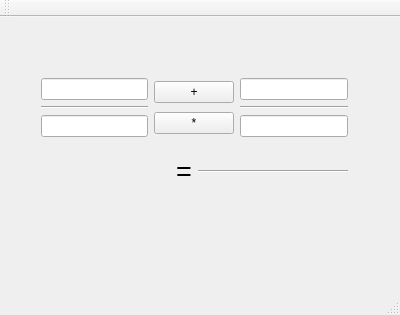
<?xml version="1.0" encoding="UTF-8"?>
<ui version="4.0">
 <class>MainWindow</class>
 <widget class="QMainWindow" name="MainWindow">
  <property name="geometry">
   <rect>
    <x>0</x>
    <y>0</y>
    <width>400</width>
    <height>315</height>
   </rect>
  </property>
  <property name="windowTitle">
   <string>MainWindow</string>
  </property>
  <widget class="QWidget" name="centralWidget">
   <widget class="QWidget" name="">
    <property name="geometry">
     <rect>
      <x>30</x>
      <y>50</y>
      <width>329</width>
      <height>144</height>
     </rect>
    </property>
    <layout class="QVBoxLayout" name="verticalLayout_5">
     <item>
      <layout class="QHBoxLayout" name="horizontalLayout">
       <item>
        <layout class="QVBoxLayout" name="verticalLayout">
         <item>
          <widget class="QLineEdit" name="lhs_numerator"/>
         </item>
         <item>
          <widget class="Line" name="line">
           <property name="font">
            <font>
             <pointsize>20</pointsize>
            </font>
           </property>
           <property name="orientation">
            <enum>Qt::Horizontal</enum>
           </property>
          </widget>
         </item>
         <item>
          <widget class="QLineEdit" name="lhs_denominator"/>
         </item>
        </layout>
       </item>
       <item>
        <layout class="QVBoxLayout" name="verticalLayout_3">
         <item>
          <widget class="QPushButton" name="plusButton">
           <property name="text">
            <string>+</string>
           </property>
          </widget>
         </item>
         <item>
          <widget class="QPushButton" name="timesButton">
           <property name="text">
            <string>*</string>
           </property>
          </widget>
         </item>
        </layout>
       </item>
       <item>
        <layout class="QVBoxLayout" name="verticalLayout_2">
         <item>
          <widget class="QLineEdit" name="rhs_numerator"/>
         </item>
         <item>
          <widget class="Line" name="line_2">
           <property name="font">
            <font>
             <pointsize>20</pointsize>
            </font>
           </property>
           <property name="orientation">
            <enum>Qt::Horizontal</enum>
           </property>
          </widget>
         </item>
         <item>
          <widget class="QLineEdit" name="rhs_denominator"/>
         </item>
        </layout>
       </item>
      </layout>
     </item>
     <item>
      <layout class="QHBoxLayout" name="horizontalLayout_2">
       <item>
        <widget class="QLabel" name="label">
         <property name="font">
          <font>
           <pointsize>20</pointsize>
          </font>
         </property>
         <property name="text">
          <string>=</string>
         </property>
         <property name="alignment">
          <set>Qt::AlignRight|Qt::AlignTrailing|Qt::AlignVCenter</set>
         </property>
        </widget>
       </item>
       <item>
        <layout class="QVBoxLayout" name="verticalLayout_4">
         <item>
          <widget class="QLabel" name="numerator_label">
           <property name="text">
            <string/>
           </property>
           <property name="alignment">
            <set>Qt::AlignCenter</set>
           </property>
          </widget>
         </item>
         <item>
          <widget class="Line" name="line_3">
           <property name="font">
            <font>
             <pointsize>20</pointsize>
            </font>
           </property>
           <property name="orientation">
            <enum>Qt::Horizontal</enum>
           </property>
          </widget>
         </item>
         <item>
          <widget class="QLabel" name="denominator_label">
           <property name="text">
            <string/>
           </property>
           <property name="alignment">
            <set>Qt::AlignCenter</set>
           </property>
          </widget>
         </item>
        </layout>
       </item>
      </layout>
     </item>
    </layout>
   </widget>
  </widget>
  <widget class="QMenuBar" name="menuBar">
   <property name="geometry">
    <rect>
     <x>0</x>
     <y>0</y>
     <width>400</width>
     <height>22</height>
    </rect>
   </property>
  </widget>
  <widget class="QToolBar" name="mainToolBar">
   <attribute name="toolBarArea">
    <enum>TopToolBarArea</enum>
   </attribute>
   <attribute name="toolBarBreak">
    <bool>false</bool>
   </attribute>
  </widget>
  <widget class="QStatusBar" name="statusBar"/>
 </widget>
 <layoutdefault spacing="6" margin="11"/>
 <resources/>
 <connections/>
</ui>
